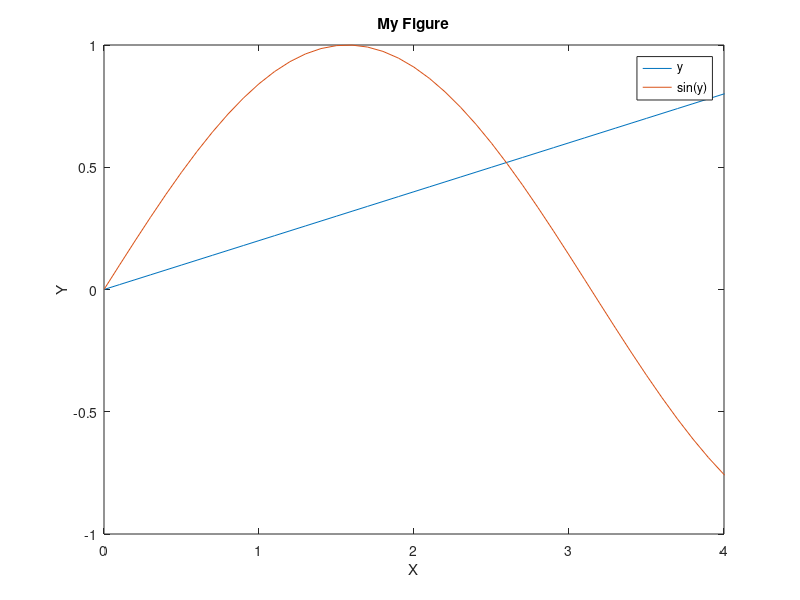
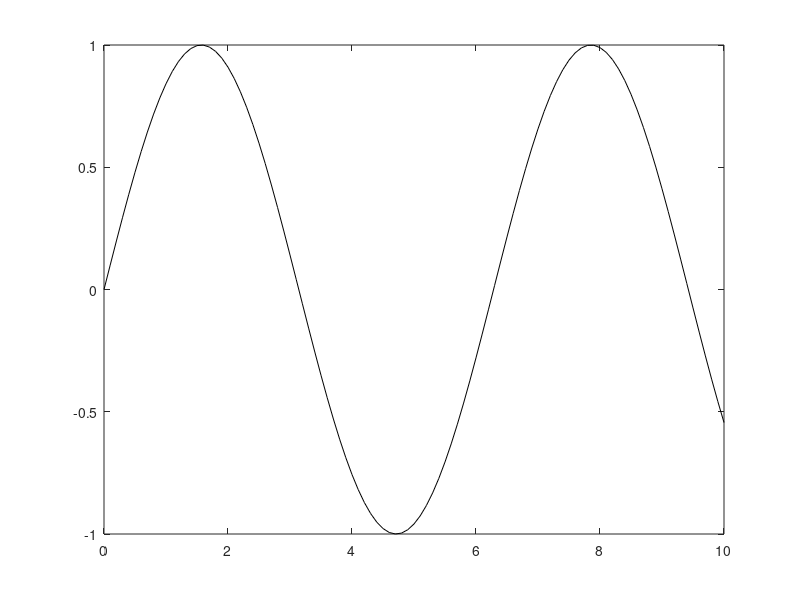
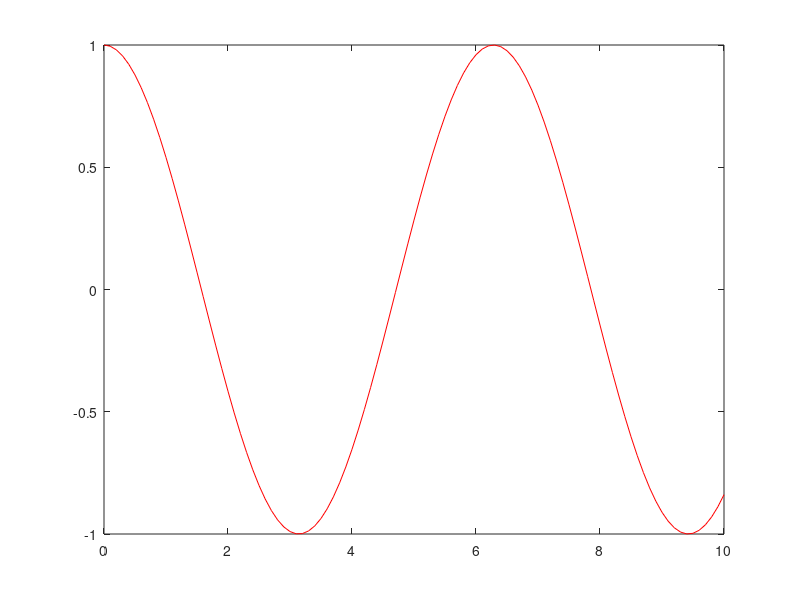

MATLAB code to generate these figures, in order: (Note: this script raises an error after producing the figures.)
%% 9.07 Matlab Tutorial

%% Comments, Variables, Vectors and Matrices

% Comments

% Green text preceded by a percent sign % are comments.  Matlab
% ignores comments -- that is, any text with a percent sign before it will
% result in Matlab doing nothing.  Try it out by copying and pasting the
% following:

% a = 5

% Comments are useful to put in your code so that you remember why are you
% writing a particular line of code.  It also helps other people understand
% your code should they have to use it.

% Comments that are preceded by two percent signs (%%) mark the beginning
% of a "cell", and are often used as section headings

% Often it is more useful and clear to assign a value to a variable name.
% This makes your code more readable and understandable.  For example, what
% is more readable? 

% firingRate * 10 

% OR 

% 5 * 10.  

% Here is how you assign a
% value to a variable in Matlab:

firingRate = 5

% You can assign more than one value to a variable.  The following code
% makes a 2 x 1 vector:

b = [3; 4]

% You can verify this is a 2 x 1 vector by the following command:
size(b)

% size is a built-in matlab function.  It tells you how many elements are
% in a vector of matrix.

% You can also make a 2 x 1 vector.  Notice that omitting the semi-colon
% makes this vector "horizontal":

c = [3 4]

size(c)

% If you don't want to see the output in the command window each time, you
% can supress the output by ending the statement with a semi-colon:

c = [3 4];

% You can also make a matrix.  Here is a 2x2 matrix:

d = [1 2; 3 4]

d = [1 2; ...
     3 4]

size(d)

% Typing in each number for a vector or matrix can be a pain in the ass.
% Luckily, you can tell Matlab to assign a consecutive sequence of numbers
% to a variable:

vec = 1:10

% The "step-size" of the consecutive sequence of numbers doesn't have to be
% one.  You can also step by larger or smaller numbers:

vec = 1:.25:10

% Sometimes you just want to access and change a single elmement of a
% vector.  You can access the fourth element of a vector by:

vec(4)

% And you can change the fourth element by:

vec(4) = 33

% Sometimes you don't want to have all the output in the command window.
% You can clear the command window by typing:

clc

% Similarly, you might want to clear variables from your workspace to
% reduce clutter:

clear all

% A helpful way to learn about built-in matlab functions is to type help
% before the function:

% help clc
% help clear

clc
%% Mathematical Operations

% You can use Matlab as a calculator.  For example, here is how you
% multiply, add, divide, and exponentiate:

3 * 4
3 + 4
3 / 4
3 ^ 4

% You can also use mathematical operations on vectors and matrices.
% Element-wise operations (multipying each element of a vector or matrix
% individually) are performed by using the period . before a mathematical
% operator such as times *:

vector = [2 2]
vector .* 5
matrix = [2 2; 2 2]
matrix .* 3

% If you want to multiply matrices as in linear algebra (which is not element-wise)
% you omit the period before the mathematical operator:

matrix * matrix

[3 1; 9 2; 3 7] * [1; 2]

%% Logical operations

% Sometimes you want to know whether two variables are equal or if one
% variable is larger than the other.  This is achieved by logical operators.
% In Matlab, 1 stands for True and 0 stands for False.  For example, say you 
% want to know if the firing rate from neuron1 is greater than the firing 
% rate from neuron2:

% First let's give the neurons' firing rates
neuronFiringRate1 = 4
neuronFiringRate2 = 3

% Now you can test whether the two variables are equal:
neuronFiringRate1 == neuronFiringRate2

% or if neuron1 has a greater firing rate than neuron2?
neuronFiringRate1 > neuronFiringRate2

% These operations also work on vectors and matrices element-wise, so you
% can determine whether a number is greater than each element in a matrix:

% Here is our original matrix

matrix

% And here is the result of comparing the matrix to the number 6:

6 > matrix

% Logical operators such as AND and OR are also useful.  For example, say
% that you had had a data set that consisted of animals and whether they
% were fast and big.  Suppose you only wanted the animals that were fast
% and big.  Using logical operators, you can select only the fast and big
% animals:

% Here we define the properties of one animal
isBig = 1; %  isBig = true
isFast = 0; % isFast = false

% Is it both big and fast?  The ampersand & indicates AND
isBig & isFast

% Suppose you only cared if the animal is big or fast, but either one would
% do.  You could then use the OR operator | :

isBig | isFast

% Finally, suppose you wanted animals that were small and slow.  You can
% use the negation operator, the tilde ~:

~isBig | ~isFast

% If you want to find out if they are not equal, then use the tilde and
% equal sign:

isBig ~= isFast


%% Selective Indexing

% You can combine what you've learned with assigning elements to variables
% and logical operators.  One of the more useful things you can learn is to
% use logical operators to access and change elements in vectors and
% matrices. Suppose you have a vector that goes from 1 to 10:

vec = 1:10

% Remember you could access each individual element of vec by typing:

vec(1)
vec(2)
vec(3)

% Suppose that you wanted to only access the elements of vec greater than
% five.  From before, you know that

vec > 5

% is a vector with zeros for each element in vec that is not greater than
% five and ones for each element that is.  Now, if you type:

vec(vec > 5)

% You get only the elements of vec greater than 5.
% This can be useful if you want to set all elements of a vector or matrix
% to a certain value.  For instance, if you wanted the values of vec
% greater than 5 to be zero, then:

vec(vec > 5) = 0

% Some other examples of this are:

vec(vec == 5)
vec(vec ~= 5)

% Some useful functions that we will not cover that also use logical
% operators and are often useful when comparing two vectors or matrices
% are:

%% Control Loops - For and If

% For loops are useful if you need to repeat a section of code several
% times.  A simple example would be:

for ind = 1:20
    
    ex(ind) = ind
    
end

% Notice that this is the same as

ex = 1:20;

% Often in Matlab, for loops can be avoided and their vector
% representations (like above) will be faster and easier to use.  When
% possible, you should always try to use the vector representation.
% However, you shouldn't waste a whole lot of time trying to figure out the
% vector representation if a quick and easy for loop will do.

% If statements are also useful in Matlab.  There are occasions when you
% will want to execute a section of code only if a certain condition is
% fulfilled.

% isBig is true
isBig = 1;

% What does the if statement display?
if isBig
   display('I will crush you')  
else
    display('Please do not hurt me');
end

% isBig is false
isBig = 0;

% Now what does the if statement display?
if isBig
   display('I will crush you')  
else
    display('Please do not hurt me');
end
%% Graphics

% Matlab has the ability to allow you to visualize your data.  The most
% common way of visualizing your data is by using the plot command.  For
% example if you wanted a straight line going from (0,0) to (10,10) in x-y
% coordinates you would type

figure; % opens a blank new figure window
x = 0:0.1:10; % x-values for the plot
y = x./5; % y-values for the plot

plot(x, y) % Plots the x-y values
xlabel('X')
ylabel('Y')
title('My Figure')

% If you want to add another line to your plot in the same color, you type
hold on
plot(x, sin(x))
legend('y','sin(y)')

% You can change the limits of the x and y axis to zoom in on a particular
% range:
xlim([0,4])
ylim([-1,1])


% Normally if you type plot twice, the second plot will erase the first.
% Hold keeps you on the same plot. If you want to keep plotting on the same
% plot but in different colors, you would type:
hold all;


% You can also change the color of your plots by adding an additional
% argument:

% For instance, if you want a black line you would add 'k' to the plot
% inputs like so
figure;
plot(x, sin(x), 'k');
% If you want a red line, you would add 'r' 
figure;
plot(x, cos(x), 'r');

% There are several other ways to plot data in Matlab.  Here are a few that
% come up frequently:

% help area
% help bar
% help hist
% help stairs

% To close all figures, you can type:
% close all

%% Functions vs Scripts

% Scripts and functions are not the same.  Functions are given inputs and
% they produce outputs.  Scripts, on the other hand, have no inputs and
% outputs.  This m-file tutorial.m is a script because it contains a
% bunch of commands, but you cannot give the script inputs.  For example,
% you can run this whole file by typing its name:

% tutorial

% This will execute every line of code in this document.  You cannot give
% this script specific inputs like:

input1 = 5;
input2 = 10;

% tutorial(input1, input2);

% This will not do anything.  However, functions do have this property.  I
% have written an example function called myFirstFunction.  You can give it
% two inputs.  The function will simply multiply those two inputs and
% return a single output:

output = myFirstFunction(input1, input2)

% Some functions can have more than one output.  Many built-in Matlab
% functions have this feature.  You can assign variables to the outputs for
% a function by using the form [first_output, second_output] == myFunction(input).
% For example, with the Matlab function size, it returns both the number of
% rows and the number of columns

[row, col] = size(matrix);

% Compare
size(matrix)

% to

row
col

%% Saving and Loading Data

% To save all the variables in your workspace, simply type the name that 
% you want to use followed by .mat:
save('myFile.mat')

% To selectively save variables in your workspace, you follow the same
% format as above, except you also type the name of the variable you want
% to save in quotes:

save('myFile.mat', 'output');

% Loading a file works in the same way:
clear all; clc; close all;

load('myFile.mat')


%% Other Useful Built-in Matlab Functions and Miscellany
% Creating Arrays or matrices:
% help ones
% help zeros
% help linspace
% help eye
% help rand
% help randn

% Operations on arrays or matrices
% help sum
% help max
% help min
% help mean
% help var
% help std
% help prctile
% help sort
% help nanmean
% help find

% Set functions:
% help intersect
% help union
% help setdiff
% help unique


%% Publishing your scripts
% For homework, we will ask you to write up the matlab problems in a script
% and to publish them to pdf. Publishing creates a nicely formatted
% document with your code and the results of running the code.

% An example homework is in the m-file "HWX_estephen_180910.m", and its
% published version is in the pdf "HWX_estephen_180910.pdf"

% In the published results, comments preceded by two percent signs (%%),
% which delineate "cells" in your script, are treated as section headings.
% In your homework solutions, we suggest that you use them to separate 
% different problems.

% In order to publish, go to the PUBLISH tab at the top of the window and
% click the arrow under the "Publish" icon. Select "Edit Publishing
% Options" and set these options:
% Output file format: pdf
% Include code: true
% Evaluate code: true

% Submit both the script (the .m file) and the published pdf to stellar 
% along with your homework.
